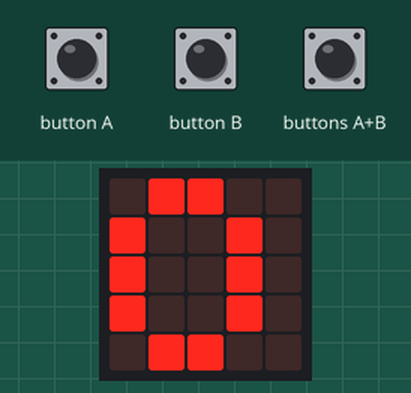
Simulated run of this program. Board: BBC micro:bit (MakeCode). Shown: the board's 5×5 LED display. Inputs (shaded band) come from the test bench.

Above: at 1.2 s.
1.3 s: button A pressed for 3.2 s
At 1.9 s:
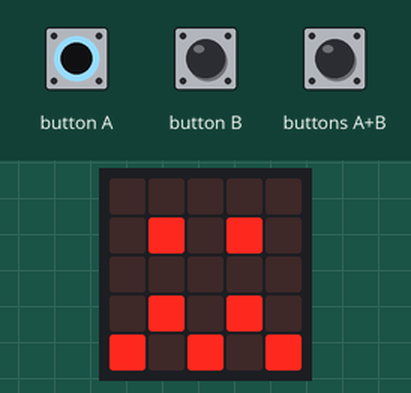
6.3 s: button B pressed for 3.2 s
At 9.9 s:
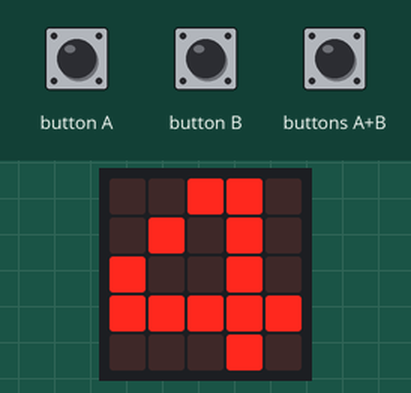
11.0 s: button B pressed for 0.5 s
At 12.2 s:
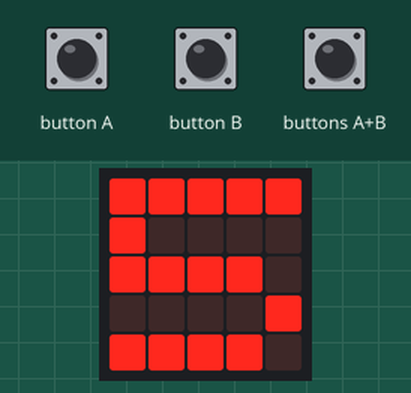
13.0 s: button B held down
At 14.0 s:
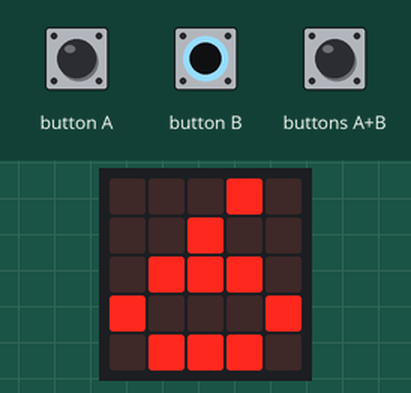
16.0 s: button A pressed for 0.5 s
At 19.2 s:
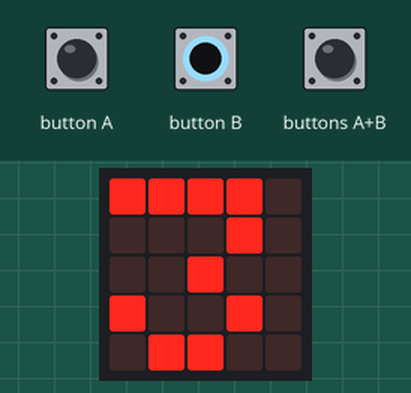
19.5 s: button B released
Timing chart, 0 to 22.0 s (numbered marks = the images above; inputs shaded):
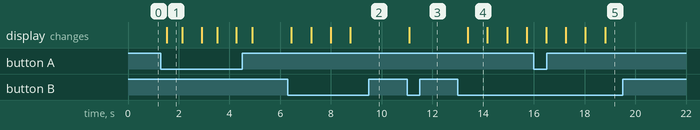

Measured:
- after the input at 1.3 s, the display: changes after 0.23 s (image 1)
- after the input at 6.3 s, the display: first changes after 0.14 s (image 2 shows a later state)
- after the input at 11.0 s, the display: changes after 0.08 s (image 3)
- after the input at 13.0 s, the display: changes after 0.40 s (image 4)
- after the input at 19.5 s, every drawn part: stays the same
- what the display in image 1 shows lasts 0.6 s, from 1.5 s to 2.1 s
- what the display in image 4 shows lasts 0.8 s, from 13.4 s to 14.2 s

The program:

main.ts
```typescript
let Num_Personas = 0
basic.forever(function () {
    basic.showNumber(Num_Personas)
    if (input.buttonIsPressed(Button.AB)) {
        Num_Personas = 0
    } else if (input.buttonIsPressed(Button.B)) {
        Num_Personas += 1
    } else if (input.buttonIsPressed(Button.A)) {
        if (Num_Personas > 0) {
            Num_Personas += -1
        } else {
            basic.showIcon(IconNames.Confused)
        }
    } else {

    }
})
```

test.ts
```typescript
// aquí va el archivo "tests"; esto no se compilará cuando este paquete se utilice como una extensión.
```
